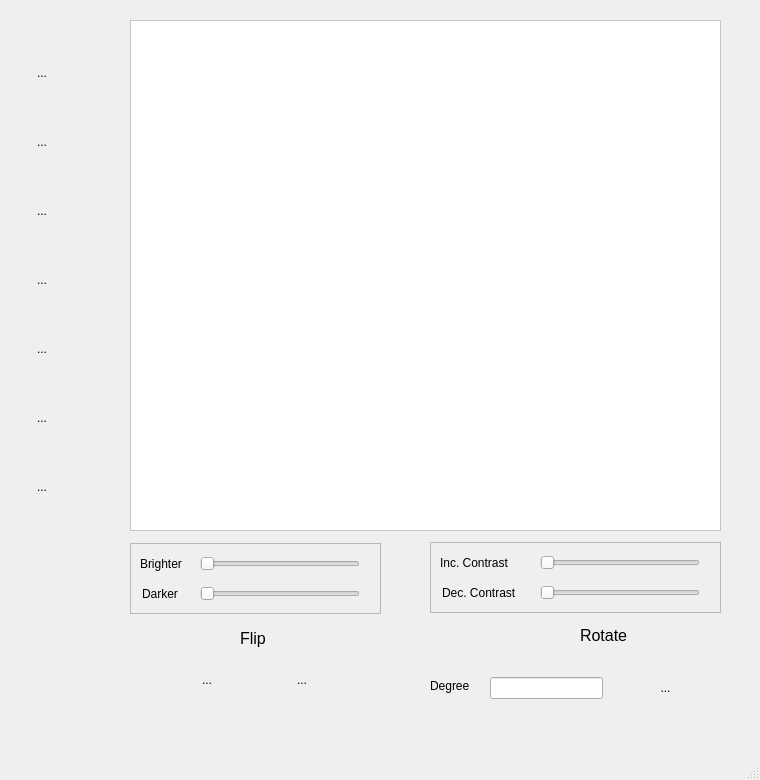
<?xml version="1.0" encoding="UTF-8"?>
<ui version="4.0">
 <class>MainWindow</class>
 <widget class="QMainWindow" name="MainWindow">
  <property name="geometry">
   <rect>
    <x>0</x>
    <y>0</y>
    <width>760</width>
    <height>780</height>
   </rect>
  </property>
  <property name="windowTitle">
   <string>Mini Photoshop</string>
  </property>
  <widget class="QWidget" name="centralwidget">
   <widget class="QFrame" name="image_frame">
    <property name="geometry">
     <rect>
      <x>130</x>
      <y>20</y>
      <width>591</width>
      <height>511</height>
     </rect>
    </property>
    <property name="styleSheet">
     <string notr="true">background-color:rgb(255, 255, 255)</string>
    </property>
    <property name="frameShape">
     <enum>QFrame::StyledPanel</enum>
    </property>
    <property name="frameShadow">
     <enum>QFrame::Raised</enum>
    </property>
    <widget class="QLabel" name="pictureBox">
     <property name="geometry">
      <rect>
       <x>10</x>
       <y>10</y>
       <width>571</width>
       <height>491</height>
      </rect>
     </property>
     <property name="text">
      <string/>
     </property>
     <property name="pixmap">
      <pixmap resource="resources.qrc">:/icons/images/gallery.png</pixmap>
     </property>
     <property name="scaledContents">
      <bool>true</bool>
     </property>
    </widget>
   </widget>
   <widget class="QWidget" name="verticalLayoutWidget">
    <property name="geometry">
     <rect>
      <x>30</x>
      <y>20</y>
      <width>61</width>
      <height>521</height>
     </rect>
    </property>
    <layout class="QVBoxLayout" name="verticalLayout">
     <item>
      <widget class="QToolButton" name="fileBrowserButton">
       <property name="enabled">
        <bool>true</bool>
       </property>
       <property name="toolTip">
        <string>Upload File</string>
       </property>
       <property name="text">
        <string>...</string>
       </property>
       <property name="icon">
        <iconset resource="resources.qrc">
         <normaloff>:/icons/images/photo.png</normaloff>:/icons/images/photo.png</iconset>
       </property>
       <property name="iconSize">
        <size>
         <width>50</width>
         <height>50</height>
        </size>
       </property>
       <property name="autoRaise">
        <bool>true</bool>
       </property>
      </widget>
     </item>
     <item>
      <widget class="QToolButton" name="cropButton">
       <property name="enabled">
        <bool>true</bool>
       </property>
       <property name="toolTip">
        <string>Crop Image</string>
       </property>
       <property name="text">
        <string>...</string>
       </property>
       <property name="icon">
        <iconset resource="resources.qrc">
         <normaloff>:/icons/images/crop-button.png</normaloff>:/icons/images/crop-button.png</iconset>
       </property>
       <property name="iconSize">
        <size>
         <width>50</width>
         <height>50</height>
        </size>
       </property>
       <property name="autoRaise">
        <bool>true</bool>
       </property>
      </widget>
     </item>
     <item>
      <widget class="QToolButton" name="automaticEnhancementButton">
       <property name="toolTip">
        <string>Automatic Enhancement</string>
       </property>
       <property name="text">
        <string>...</string>
       </property>
       <property name="icon">
        <iconset resource="resources.qrc">
         <normaloff>:/icons/images/enhancement.png</normaloff>:/icons/images/enhancement.png</iconset>
       </property>
       <property name="iconSize">
        <size>
         <width>50</width>
         <height>50</height>
        </size>
       </property>
       <property name="autoRaise">
        <bool>true</bool>
       </property>
      </widget>
     </item>
     <item>
      <widget class="QToolButton" name="inverseButton">
       <property name="toolTip">
        <string>Reverse Image</string>
       </property>
       <property name="text">
        <string>...</string>
       </property>
       <property name="icon">
        <iconset resource="resources.qrc">
         <normaloff>:/icons/images/invert-tool.png</normaloff>:/icons/images/invert-tool.png</iconset>
       </property>
       <property name="iconSize">
        <size>
         <width>50</width>
         <height>50</height>
        </size>
       </property>
       <property name="autoRaise">
        <bool>true</bool>
       </property>
      </widget>
     </item>
     <item>
      <widget class="QToolButton" name="blurButton">
       <property name="toolTip">
        <string>Blur</string>
       </property>
       <property name="text">
        <string>...</string>
       </property>
       <property name="icon">
        <iconset resource="resources.qrc">
         <normaloff>:/icons/images/drop.png</normaloff>:/icons/images/drop.png</iconset>
       </property>
       <property name="iconSize">
        <size>
         <width>50</width>
         <height>50</height>
        </size>
       </property>
       <property name="autoRaise">
        <bool>true</bool>
       </property>
      </widget>
     </item>
     <item>
      <widget class="QToolButton" name="resetButton">
       <property name="toolTip">
        <string>Reset</string>
       </property>
       <property name="text">
        <string>...</string>
       </property>
       <property name="icon">
        <iconset resource="resources.qrc">
         <normaloff>:/icons/images/reset.png</normaloff>:/icons/images/reset.png</iconset>
       </property>
       <property name="iconSize">
        <size>
         <width>50</width>
         <height>50</height>
        </size>
       </property>
       <property name="autoRaise">
        <bool>true</bool>
       </property>
      </widget>
     </item>
     <item>
      <widget class="QToolButton" name="saveButton">
       <property name="toolTip">
        <string>Save Image</string>
       </property>
       <property name="text">
        <string>...</string>
       </property>
       <property name="icon">
        <iconset resource="resources.qrc">
         <normaloff>:/icons/images/save.png</normaloff>:/icons/images/save.png</iconset>
       </property>
       <property name="iconSize">
        <size>
         <width>50</width>
         <height>50</height>
        </size>
       </property>
       <property name="autoRaise">
        <bool>true</bool>
       </property>
      </widget>
     </item>
    </layout>
   </widget>
   <widget class="QFrame" name="frame">
    <property name="geometry">
     <rect>
      <x>130</x>
      <y>543</y>
      <width>251</width>
      <height>71</height>
     </rect>
    </property>
    <property name="frameShape">
     <enum>QFrame::StyledPanel</enum>
    </property>
    <property name="frameShadow">
     <enum>QFrame::Raised</enum>
    </property>
    <widget class="QLabel" name="brighterLabel">
     <property name="geometry">
      <rect>
       <x>10</x>
       <y>10</y>
       <width>61</width>
       <height>21</height>
      </rect>
     </property>
     <property name="font">
      <font>
       <pointsize>9</pointsize>
      </font>
     </property>
     <property name="text">
      <string>Brighter</string>
     </property>
    </widget>
    <widget class="QLabel" name="darkerLabel">
     <property name="geometry">
      <rect>
       <x>12</x>
       <y>40</y>
       <width>60</width>
       <height>21</height>
      </rect>
     </property>
     <property name="font">
      <font>
       <pointsize>9</pointsize>
      </font>
     </property>
     <property name="text">
      <string>Darker</string>
     </property>
    </widget>
    <widget class="QSlider" name="brighterSlider">
     <property name="geometry">
      <rect>
       <x>70</x>
       <y>10</y>
       <width>160</width>
       <height>22</height>
      </rect>
     </property>
     <property name="orientation">
      <enum>Qt::Horizontal</enum>
     </property>
    </widget>
    <widget class="QSlider" name="darkerSlider">
     <property name="geometry">
      <rect>
       <x>70</x>
       <y>40</y>
       <width>160</width>
       <height>22</height>
      </rect>
     </property>
     <property name="orientation">
      <enum>Qt::Horizontal</enum>
     </property>
    </widget>
   </widget>
   <widget class="QFrame" name="frame_2">
    <property name="geometry">
     <rect>
      <x>430</x>
      <y>542</y>
      <width>291</width>
      <height>71</height>
     </rect>
    </property>
    <property name="frameShape">
     <enum>QFrame::StyledPanel</enum>
    </property>
    <property name="frameShadow">
     <enum>QFrame::Raised</enum>
    </property>
    <widget class="QLabel" name="brighterLabel_2">
     <property name="geometry">
      <rect>
       <x>10</x>
       <y>10</y>
       <width>91</width>
       <height>21</height>
      </rect>
     </property>
     <property name="font">
      <font>
       <pointsize>9</pointsize>
      </font>
     </property>
     <property name="text">
      <string>Inc. Contrast</string>
     </property>
    </widget>
    <widget class="QLabel" name="darkerLabel_2">
     <property name="geometry">
      <rect>
       <x>12</x>
       <y>40</y>
       <width>91</width>
       <height>21</height>
      </rect>
     </property>
     <property name="font">
      <font>
       <pointsize>9</pointsize>
      </font>
     </property>
     <property name="text">
      <string>Dec. Contrast</string>
     </property>
    </widget>
    <widget class="QSlider" name="brighterSlider_2">
     <property name="geometry">
      <rect>
       <x>110</x>
       <y>10</y>
       <width>160</width>
       <height>22</height>
      </rect>
     </property>
     <property name="orientation">
      <enum>Qt::Horizontal</enum>
     </property>
    </widget>
    <widget class="QSlider" name="darkerSlider_2">
     <property name="geometry">
      <rect>
       <x>110</x>
       <y>40</y>
       <width>160</width>
       <height>22</height>
      </rect>
     </property>
     <property name="orientation">
      <enum>Qt::Horizontal</enum>
     </property>
    </widget>
   </widget>
   <widget class="QWidget" name="horizontalLayoutWidget">
    <property name="geometry">
     <rect>
      <x>130</x>
      <y>640</y>
      <width>251</width>
      <height>80</height>
     </rect>
    </property>
    <layout class="QHBoxLayout" name="horizontalLayout">
     <item>
      <widget class="QToolButton" name="flipVerticalButton">
       <property name="toolTip">
        <string>Vertical Flip</string>
       </property>
       <property name="text">
        <string>...</string>
       </property>
       <property name="icon">
        <iconset resource="resources.qrc">
         <normaloff>:/icons/images/flipVertical.png</normaloff>:/icons/images/flipVertical.png</iconset>
       </property>
       <property name="iconSize">
        <size>
         <width>50</width>
         <height>50</height>
        </size>
       </property>
       <property name="autoRaise">
        <bool>true</bool>
       </property>
      </widget>
     </item>
     <item>
      <widget class="QToolButton" name="flipHorizontalButton">
       <property name="toolTip">
        <string>Horizontal Flip</string>
       </property>
       <property name="text">
        <string>...</string>
       </property>
       <property name="icon">
        <iconset resource="resources.qrc">
         <normaloff>:/icons/images/flipHorizontal.png</normaloff>:/icons/images/flipHorizontal.png</iconset>
       </property>
       <property name="iconSize">
        <size>
         <width>50</width>
         <height>50</height>
        </size>
       </property>
       <property name="autoRaise">
        <bool>true</bool>
       </property>
      </widget>
     </item>
    </layout>
   </widget>
   <widget class="QLabel" name="flipLabel">
    <property name="geometry">
     <rect>
      <x>240</x>
      <y>623</y>
      <width>41</width>
      <height>31</height>
     </rect>
    </property>
    <property name="font">
     <font>
      <pointsize>12</pointsize>
     </font>
    </property>
    <property name="text">
     <string>Flip</string>
    </property>
   </widget>
   <widget class="QLineEdit" name="degreeBox">
    <property name="geometry">
     <rect>
      <x>490</x>
      <y>677</y>
      <width>113</width>
      <height>22</height>
     </rect>
    </property>
   </widget>
   <widget class="QLabel" name="rotateLabel">
    <property name="geometry">
     <rect>
      <x>580</x>
      <y>620</y>
      <width>60</width>
      <height>31</height>
     </rect>
    </property>
    <property name="font">
     <font>
      <pointsize>12</pointsize>
     </font>
    </property>
    <property name="text">
     <string>Rotate</string>
    </property>
   </widget>
   <widget class="QLabel" name="degreeLabel">
    <property name="geometry">
     <rect>
      <x>430</x>
      <y>675</y>
      <width>51</width>
      <height>21</height>
     </rect>
    </property>
    <property name="font">
     <font>
      <pointsize>9</pointsize>
     </font>
    </property>
    <property name="text">
     <string>Degree</string>
    </property>
   </widget>
   <widget class="QToolButton" name="rotateButton">
    <property name="geometry">
     <rect>
      <x>637</x>
      <y>660</y>
      <width>57</width>
      <height>56</height>
     </rect>
    </property>
    <property name="toolTip">
     <string>Rotate</string>
    </property>
    <property name="text">
     <string>...</string>
    </property>
    <property name="icon">
     <iconset resource="resources.qrc">
      <normaloff>:/icons/images/rotation.png</normaloff>:/icons/images/rotation.png</iconset>
    </property>
    <property name="iconSize">
     <size>
      <width>50</width>
      <height>50</height>
     </size>
    </property>
    <property name="autoRaise">
     <bool>true</bool>
    </property>
   </widget>
  </widget>
  <widget class="QMenuBar" name="menubar">
   <property name="geometry">
    <rect>
     <x>0</x>
     <y>0</y>
     <width>760</width>
     <height>26</height>
    </rect>
   </property>
  </widget>
  <widget class="QStatusBar" name="statusbar"/>
 </widget>
 <resources>
  <include location="resources.qrc"/>
 </resources>
 <connections/>
</ui>
